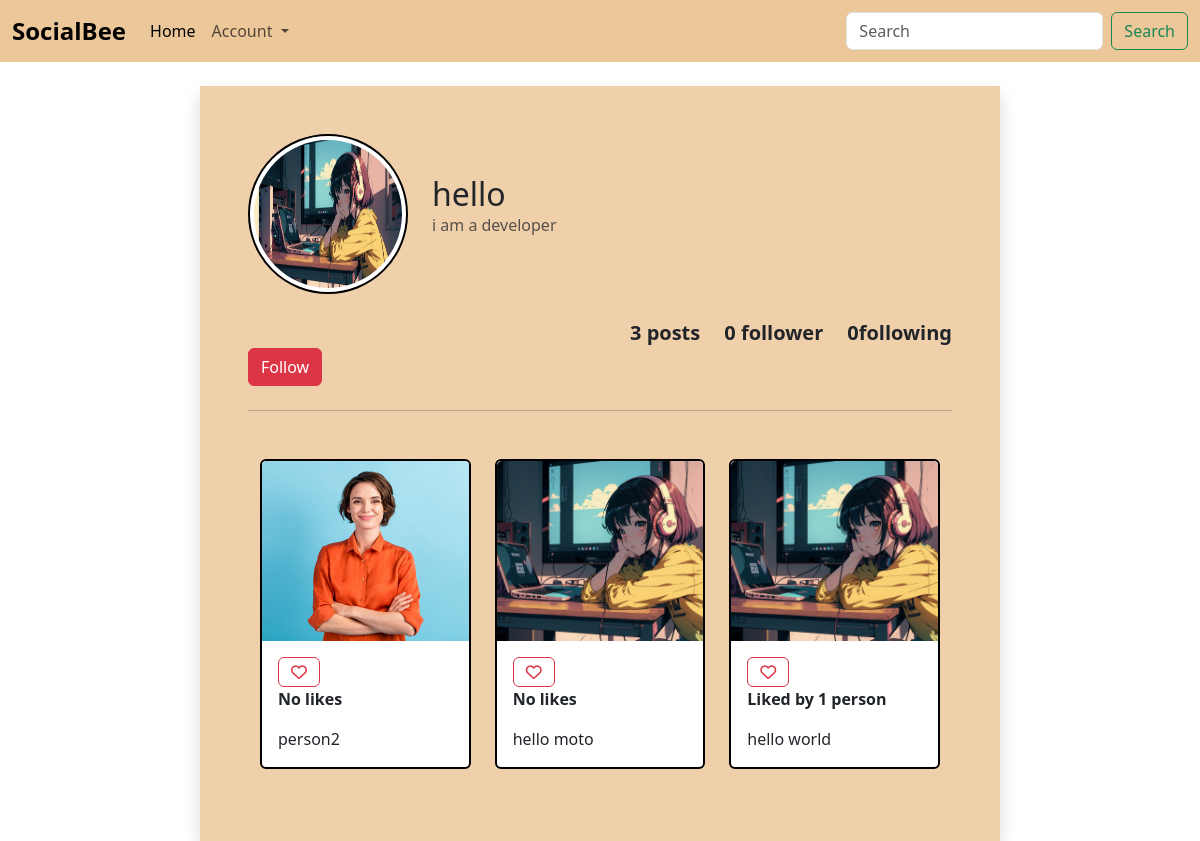
Screenshot of /profile/hello/ (signed in) with the database file from the repository.
### core/models.py (models this page shows, shortened)
class Profile(models.Model):
    user = models.ForeignKey(User, on_delete=models.CASCADE)
    id_user = models.IntegerField()
    bio = models.TextField(blank=True)
    profileimg = models.ImageField(upload_to='profile_images', default='blank-profile-picture.png')
    location = models.CharField(max_length=100, blank=True)

class Post(models.Model):
    id = models.UUIDField(primary_key=True, default=uuid.uuid4)
    user = models.CharField(max_length=100)
    image = models.ImageField(upload_to='post_images')
    caption = models.TextField()
    created_at = models.DateTimeField(default=datetime.now)
    no_of_likes = models.IntegerField(default=0)

### core/views.py (the view)
# urls.py: path('profile/<str:username>/', views.profile, name='profile'),
@login_required(login_url='login')
def profile(request, username):
    user_object = get_object_or_404(User, username=username)
    user_profile = get_object_or_404(Profile, user=user_object)
    user_posts = Post.objects.filter(user=user_object)
    user_post_length = user_posts.count()
    follower = request.user.username
    button_text = 'Unfollow' if FollowersCount.objects.filter(follower=follower, user=username).exists() else 'Follow'
    user_followers = FollowersCount.objects.filter(user=username).count()
    user_following = FollowersCount.objects.filter(follower=username).count()
    context = {
        'user_object': user_object,
        'user_profile': user_profile,
        'user_posts': user_posts,
        'user_post_length': user_post_length,
        'button_text': button_text,
        'user_followers': user_followers,
        'user_following': user_following,
    }
    return render(request, 'profile.html', context)

### templates/profile.html (shortened to what this page needs)
{% extends "base.html" %}
{% load static %}
{% block content %}
<div class="container col-lg-8 col-md-10 shadow p-5 offset-lg-2 offset-md-1 mt-4">
    <div class="row mb-4">
        <div class="col-md-8 d-flex align-items-center">
            {% if user_profile and user_profile.profileimg %}
                <img src="{{ user_profile.profileimg.url }}" alt="Profile Image"
                     class="img-thumbnail rounded-circle border border-2 border-black me-4"
                     style="height: 160px; width: 160px;">
            {% else %}
                <img src="{% static 'blank-profile-picture.png' %}"
                     class="img-thumbnail rounded-circle border border-2 border-black me-4"
                     style="height: 160px; width: 160px;" alt="...">
            {% endif %}
            <div>
                <h5 class="mb-0 fs-2"> {{ user_profile.user.username }}</h5>
                <p class="text-muted">{{ user_profile.bio }}</p>
            </div>
        </div>
    </div>
    <form action="/follow" method="POST">
        <div class="row mb-4">
            <div class="col d-flex justify-content-center justify-content-md-end fw-bold fs-5">
                <p class="mb-0 me-4">{{ user_post_length }} posts</p>
                <p class="mb-0 me-4">{{user_followers}} follower</p>
                <p class="mb-0">{{user_following}}following</p>
            </div>
            <div>
            {% if user_object.username == user.username %}
    <a href="/settings" data-ripple="">Account Settings</a>
{% else %}
    <form action="{% url 'follow' %}" method="POST" style="display: inline;">
        <button type="submit" class="btn btn-small btn-danger">
            {{ button_text }}
        </button>
    </form>
{% endif %}
</div>
        </div>
    </form>
    <hr>
    <div class="container mt-5">
        <div class="row">
            {% for post in user_posts %}
            <div class="col-sm-6 col-lg-4 mb-4">
                <div class="card border border-black border-2">
                    <img src="{{ post.image.url }}" class="card-img-top" alt="Post Image">
                    <div class="card-body">
                        <a href="/like-post?post_id={{post.id}}"><i class="fa-regular fa-heart btn btn-outline-danger"></i></a>
                        {% if post.no_of_likes == 0 %}
                         <p class="fw-bold">No likes</p>
                         {% elif post.no_of_likes == 1 %}
                         <p class="fw-bold">Liked by {{post.no_of_likes}} person</p>
                         {% else %}
                         <p class="fw-bold">Liked by {{post.no_of_likes}} people</p>
                         {% endif %}
                        <p class="card-text mt-2">{{ post.caption }}</p>
                    </div>
                </div>
            </div>
            {% endfor %}
        </div>
    </div>
{% endblock %}

### templates/profile.html (style rules this page uses)
.container { background-color: rgb(240, 208, 171); }
.card-img-top { object-fit: cover; height: 180px; }

### rows the page displays
Profile: profileimg (picture), user.username "hello", bio "i am a developer"
Post: image (picture), no_of_likes "No likes", caption "person2"
Post: image (picture), no_of_likes "No likes", caption "hello moto"
Post: image (picture), no_of_likes "1", caption "hello world"

### other values shown
{{ user_post_length }} "3"
{{ user_followers }} "0"
{{ user_following }} "0"
{{ button_text }} "Follow"
